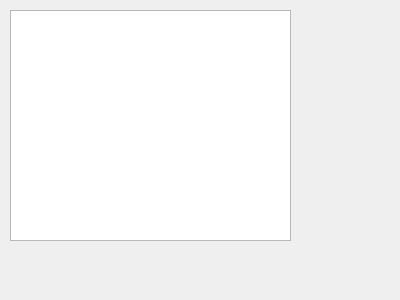
<?xml version="1.0" encoding="UTF-8"?>
<ui version="4.0">
 <class>Histogram</class>
 <widget class="QDialog" name="Histogram">
  <property name="geometry">
   <rect>
    <x>0</x>
    <y>0</y>
    <width>400</width>
    <height>300</height>
   </rect>
  </property>
  <property name="windowTitle">
   <string>Dialog</string>
  </property>
  <widget class="QGraphicsView" name="graphicsView">
   <property name="geometry">
    <rect>
     <x>10</x>
     <y>10</y>
     <width>281</width>
     <height>231</height>
    </rect>
   </property>
  </widget>
 </widget>
 <resources/>
 <connections/>
</ui>
